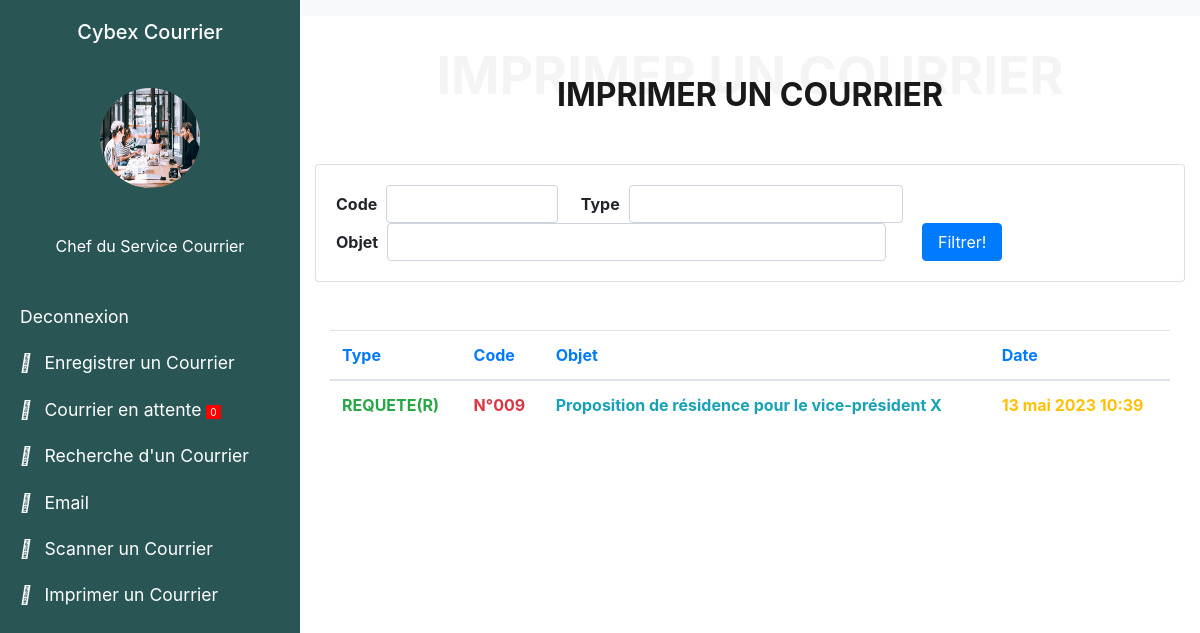
Page // on the committed database.
### senat/models.py (models this page shows, shortened)
class Courrier(models.Model):
    transmetteur = models.CharField(max_length=150, choices=EMETTEUR)
    recepteur = models.CharField(max_length=100, choices=RECEPTEUR)
    types = models.CharField(max_length=100, choices=TYPES_COURRIERS)
    structure = models.CharField(max_length=100, choices=STRUCTURE, null=True, blank=True)
    code = models.CharField(max_length=100, null=False, blank=False)
    annee = models.CharField(max_length=100, null=True, blank=True)
    date = models.DateField(blank=True, null=True, default=date.today)
    objet = models.CharField(max_length=10000, null=False, blank=False)
    service_traitement = models.CharField(max_length=150, choices=SERVICE_TRAITEMENT)
    mention = models.CharField(max_length=100, choices=MENTION, null=True, blank=True)
    is_active = models.BooleanField(default=True)
    created_at = models.DateTimeField(auto_now_add=True)
    class Meta:
        db_table = "courrier"

### senat/views.py (the view)
# urls.py: path('/', views.list_courrier, name='list_courrier'),
def list_courrier(request):
    courrier = Courrier.objects.filter(mention="ETUDE ET COMPTE RENDU", is_active=True)
    count_courrier = courrier.count()
    courriers = Courrier.objects.all()
    courriers_filter = CourrierFilter(request.GET, queryset=courriers)
    return render(request, 'liste_courrier.html', {'courriers': courriers,
                                                   'count_courrier': count_courrier,
                                                   'courriers_filter':courriers_filter,
                                                   })

### senat/templates/liste_courrier.html (shortened to what this page needs)
{% load static %}
{% load crispy_forms_tags %}
{% load i18n %}
<!DOCTYPE html>
<html>
<head>
<link rel="stylesheet" href="https://stackpath.bootstrapcdn.com/font-awesome/4.7.0/css/font-awesome.min.css">
<link rel="stylesheet" href="https://stackpath.bootstrapcdn.com/bootstrap/4.3.1/css/bootstrap.min.css">
</head>
<body>
    <div class="wrapper">
        <nav id="sidebar">
            <div class="sidebar-header text-center">
                <h5>Cybex Courrier</h5>
            </div>
            <div class="text-center">
                <img src="{% static 'landing/assets/img/about.jpg' %}" class="img logo rounded-circle mb-3 mt-3" style="width: 100px; height: 100px;">
            </div>
            <p class="text-center" style="color: #fff"> <br> Chef du Service Courrier</p>
            <ul class="list-unstyled components">
                <li class="active">
                    <a href="{% url 'account:index' %}">
                        Deconnexion
                    </a>
                </li>
                <li>
                    <a href="{% url 'senat:chef_service' %}">
                        <i class="fas fa-user mr-2"></i>
                        Enregistrer un Courrier
                    </a>
                </li>
                <li>
                    <a href="{% url 'senat:courrier_attente' %}">
                        <i class="fas fa-user mr-2"></i>
                        Courrier en attente <span style="font-size:10px; border: 1px solid red; padding-left: 3px; padding-right: 3px; border-radius: %; background-color: red">{{ count_courrier }}</span>
                    </a>
                </li>
                <li>
                    <a href="{% url 'senat:search_chef' %}">
                        <i class="fas fa-tasks mr-2"></i>
                        Recherche d'un Courrier
                    </a>
                </li>
                <li>
                    <a href="{% url 'senat:envoi_email' %}">
                        <i class="fas fa-cog mr-2"></i>
                        Email
                    </a>
                </li>
                <li>
                    <a href="{% url 'senat:scan' %}">
                        <i class="fas fa-cog mr-2"></i>
                        Scanner un Courrier
                    </a>
                </li>
                <li>
                    <a href="{% url 'senat:captures' %}">
                        <i class="fas fa-cog mr-2"></i>
                        Imprimer un Courrier
                    </a>
                </li>
            </ul>
        </nav>
        <div id="content" >
            <nav class="navbar navbar-expand-lg navbar-light bg-light">
            </nav>
            <div class="container-fluid">
                <div class="section-title">
                    <span>IMPRIMER UN COURRIER</span>
                    <h2>IMPRIMER UN COURRIER</h2>
                </div>
                <div class="card card-body">
                    <form class = "form-inline" method="get">
                        {%for field in courriers_filter.form %}
                            <div class="form-group">
                                <label for="id_{{field.name}}" style="font-weight: bold;">{{field.label}}</label>&nbsp;&nbsp;
                                {{field}}
                            </div>&nbsp;&nbsp;&nbsp;&nbsp;&nbsp;
                        {%endfor%} &nbsp;&nbsp;
                        <button class="btn btn-primary" style="width: 80px" type="submit">Filtrer!</button>
                    </form>
                </div>
                <br><br>
                <div class="container">
                        <table class="table table-hover">
                            <thead>
                                <tr>
                                    <th class="text-primary" scope="col">Type</th>
                                    <th class="text-primary" scope="col">Code</th>
                                    <th class="text-primary" scope="col">Objet</th>
                                    <th class="text-primary" scope="col">Date</th>
                                </tr>
                            </thead>
                            {% for courrier in courriers_filter.qs %}
                                <tbody>
                                    <tr>
                                        <td class="text-success" style="font-weight: bold">{{courrier.types}}</td>
                                        <td class="text-danger" style="font-weight: bold">N°{{courrier.code}}</td>
                                        <td class="text-info" style="font-weight: bold">{{courrier.objet}}</td>
                                        {%language 'fr' %}
                                            <td class="text-warning" style="font-weight: bold">{{courrier.created_at}}</td>
                                        {% endlanguage %}
                                    </tr>
                                </tbody>
                            {% endfor %}
                        </table>
                </div>
            </div>
        </div>
    </div>
</body>
</html>

### senat/templates/liste_courrier.html (style rules this page uses)
.wrapper { display: flex; width: 100%; }
.img { background-size: cover; background-repeat: no-repeat; background-position: center center; }
#sidebar { height: 100%; width: 300px; position: fixed; z-index: 1; top: 0; left: 0; background-color: #2a5555; overflow-x: hidden; transition: all 0.3s; }
#sidebar .sidebar-header { padding: 20px; color: #fff; }
#sidebar ul.components { padding: 20px 0; }
#sidebar ul li a { padding: 10px; padding-left: 20px; font-size: 1.1em; display: block; color: #fff; text-decoration: none; }
#content { width: 100%; padding-left: 300px; transition: all 0.3s; }
.section-title { margin-top: 30px; text-align: center; padding: 30px 0; position: relative; }
.section-title h2 { font-size: 32px; font-weight: 700; text-transform: uppercase; margin-bottom: 20px; padding-bottom: 0; color: #191919; position: relative; z-index: 2; }
.section-title span { position: absolute; top: 30px; color: #f4f4f4; left: 0; right: 0; z-index: 1; font-weight: 700; font-size: 52px; text-transform: uppercase; line-height: 0; }

### rows in the picture
Courrier: types "REQUETE(R)", code "009", objet "Proposition de résidence pour le vice-président X", created_at "13 mai 2023 10:39"

### other values in the picture
{{ count_courrier }} "0"
{{ field.label }} "Code" "Type" "Objet"
